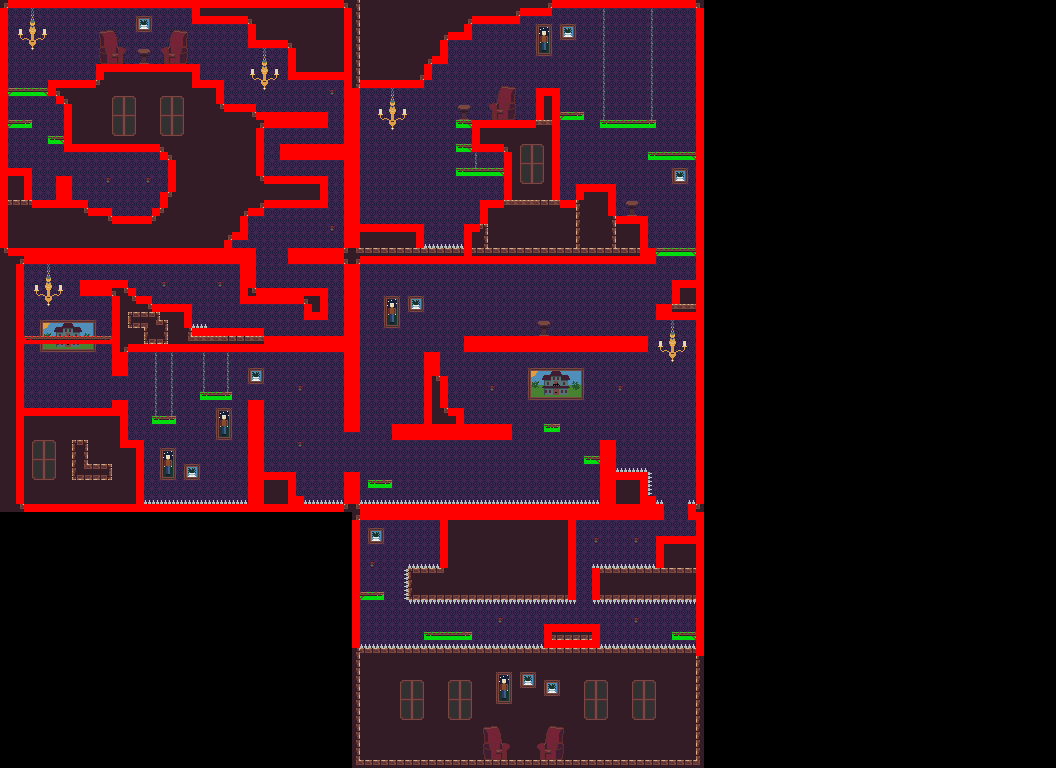

Rendered tile map (Tiled .tmx) drawn with the repository's tilesets; below, a short description and the map source with its tile grids summarised:
An orthogonal 132x96 tile map with 8x8 px tiles, 5 tile layers (background, background objects, foreground, colliders, ...) and 17 objects (9x book, 4x power, 2x moving_platform, spawnpoint, bookshelf).

<map version="1.5" tiledversion="1.7.2" orientation="orthogonal" renderorder="right-down" width="132" height="96" tilewidth="8" tileheight="8" infinite="0" nextlayerid="10" nextobjectid="254">
 <tileset firstgid="1" source="../tilesets/tileset_1.tsx" />
 <layer id="6" name="background" width="132" height="96">
  <data>[12672 cells, 6920 non-empty, 48 distinct tile ids]</data>
 </layer>
 <layer id="9" name="background objects" width="132" height="96">
  <data>[12672 cells, 149 non-empty, 57 distinct tile ids]</data>
 </layer>
 <layer id="1" name="foreground" width="132" height="96">
  <data>[12672 cells, 3313 non-empty, 39 distinct tile ids]</data>
 </layer>
 <layer id="3" name="colliders" width="132" height="96">
  <data>[12672 cells, 1399 non-empty, 6 distinct tile ids]</data>
 </layer>
 <objectgroup id="7" name="objects">
  <object id="1" name="player_spawn" type="spawnpoint" x="504" y="320">
   <point />
  </object>
  <object id="4" type="moving_platform" x="368" y="480" width="24" height="8">
   <properties>
    <property name="from" value="368;480" />
    <property name="layers_included" value="colliders;platforms" />
    <property name="pause_time" type="float" value="0.5" />
    <property name="speed" type="float" value="0.75" />
    <property name="to" value="536;480" />
   </properties>
  </object>
  <object id="6" type="moving_platform" x="24" y="336" width="88" height="8">
   <properties>
    <property name="from" value="24;336" />
    <property name="layers_included" value="colliders;platforms" />
    <property name="pause_time" type="float" value="4" />
    <property name="speed" type="float" value="0.6" />
    <property name="to" value="24;400" />
   </properties>
  </object>
  <object id="230" name="book_1" type="book" x="310" y="230">
   <point />
  </object>
  <object id="238" name="book_1" type="book" x="288.25" y="320">
   <point />
  </object>
  <object id="239" name="book_1" type="book" x="160.25" y="399.75">
   <point />
  </object>
  <object id="240" name="book_1" type="book" x="279.75" y="456.25">
   <point />
  </object>
  <object id="241" name="book_1" type="book" x="416" y="536">
   <point />
  </object>
  <object id="242" name="book_1" type="book" x="592" y="320">
   <point />
  </object>
  <object id="243" name="book_1" type="book" x="592" y="168.5">
   <point />
  </object>
  <object id="244" name="book_1" type="book" x="623.75" y="104">
   <point />
  </object>
  <object id="245" name="book_1" type="book" x="487.5" y="104">
   <point />
  </object>
  <object id="249" name="bookshelf" type="bookshelf" x="376" y="176" width="32" height="48">
   <properties>
    <property name="n_books" type="int" value="1" />
   </properties>
  </object>
  <object id="250" type="power" x="512" y="616" width="8" height="8">
   <properties>
    <property name="power_type" value="dash" />
   </properties>
  </object>
  <object id="251" type="power" x="376" y="616" width="8" height="8">
   <properties>
    <property name="power_type" value="orb" />
   </properties>
  </object>
  <object id="252" type="power" x="416" y="544" width="8" height="8">
   <properties>
    <property name="power_type" value="orb" />
   </properties>
  </object>
  <object id="253" type="power" x="552" y="320" width="8" height="8">
   <properties>
    <property name="power_type" value="orb" />
   </properties>
  </object>
 </objectgroup>
 <layer id="8" name="platforms" width="132" height="96">
  <data>[12672 cells, 371 non-empty, 98 distinct tile ids]</data>
 </layer>
</map>
